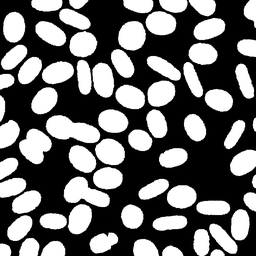
#> input picture img_samples/0/0.png, 256 x 256 px, shrunk from 800 x 800 before the run; its folder holds only this picture in this run
$ python main.py
#> lines starting #> are read from the running program, lines starting #| are printed output that depends on the picture
### bfs.py
def get_neighbors(i, j, max_hei, max_wid):
    neighbors = [(i, j+1),
                 (i, j-1),
                 (i+1, j),
                 (i-1, j)]

    return [z for z in neighbors
            if not False in [z[0] >= 0,
                             z[0] < max_hei,
                             z[1] >= 0,
                             z[1] < max_wid]]


def bfs(img_in, img_out, i, j, gray_value):
    pixels = [(i, j)]
    hei, wid = img_in.shape[:2]

    while(len(pixels) > 0):
        # picks a new pixel
        new_pixel = pixels.pop()
        # for all his neighbors
        #print(f"({new_pixel}) : {get_neighbors(new_pixel[0], new_pixel[1])}")
        for neighbor in get_neighbors(new_pixel[0], new_pixel[1], hei, wid):
            # if we're looking to a white pixel
            # and the pixel in the output has not been seen yet
            if img_in[neighbor] > 0 and img_out[neighbor] == 0:
                # mark the output pixel as "seen"
                img_out[neighbor] = gray_value
                # append it to the list
                pixels.append(neighbor)

### colors.py
import numpy as np

MAX_GRAY = 256
MIN_GRAY = 0

def tri_factors(n):
    mmc = []
    divisor = 2
    while n > 1:
        if n % divisor == 0:
            mmc.append(divisor)
            n = n/divisor
        else:
            divisor += 1

    if len(mmc) < 3:
        mmc.extend([1 for i in range(3 - len(mmc))])
    elif len(mmc) > 3:
        step = len(mmc)//3
        mmc = [np.prod(mmc[:step]), np.prod(
            mmc[step:step*2+1]), np.prod(mmc[step*2+1:])]
    return mmc

def get_n_colors(n):
    global MAX_GRAY, MIN_GRAY
    a, b, c = tri_factors(n)

    a = np.linspace(MIN_GRAY, MAX_GRAY-1, a, dtype=int)
    b = np.linspace(MIN_GRAY, MAX_GRAY-1, b, dtype=int)
    c = np.linspace(MIN_GRAY, MAX_GRAY-1, c, dtype=int)

    return np.array(np.meshgrid(a, b, c)).T.reshape(-1, 3)

### main.py
import cv2
import numpy as np
import matplotlib.pyplot as plt

from colors import get_n_colors
from bfs import bfs


def get_histogram(img_out, img_out_path):
    print("Salvando histograma...")
    histgram = np.array([len(np.where(img_out == i)[0])
                         for i in np.arange(1, img_out.max()+1)])
    plt.bar(range(len(histgram)), histgram)
    plt.xlabel('Objeto')
    plt.ylabel('# de Pixels')
    plt.savefig(img_out_path + 'output_histogram.png')
    plt.clf()


def color_objects(img_out, count):
    # "+1" => incluindo o tom de cinza
    colors = get_n_colors(count+1)

    print("Colorindo objetos...")
    return colors[img_out.astype(int)]


def segmentation(img_in_path, img_out_path):
#> called with img_in_path = './img_samples/0/0.png', img_out_path = './img_samples/0/'
    count = 0
    img_in = cv2.imread(img_in_path, 0)
#> img_in is the input picture: shape (256, 256); min 0, max 255, mean 110.5
    hei, wid = img_in.shape[:2]
#> hei = 256; wid = 256
    img_out = np.zeros((hei, wid))

    print("Segmentando imagem...")
    for i in range(hei):
        for j in range(wid):
            if img_in[i, j] > 0 and img_out[i, j] == 0:
                count += 1
                img_out[i, j] = count
                bfs(img_in, img_out, i, j, count)
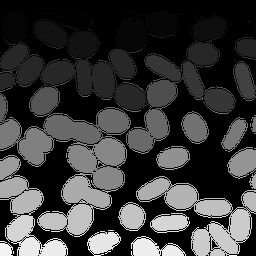
#> img_out: shape (256, 256) float64; min 0, max 944, mean 219; drawn with min black and max white

    get_histogram(img_out, img_out_path)
#> in get_histogram, `plt.savefig(img_out_path + 'output_histogram.png')`:
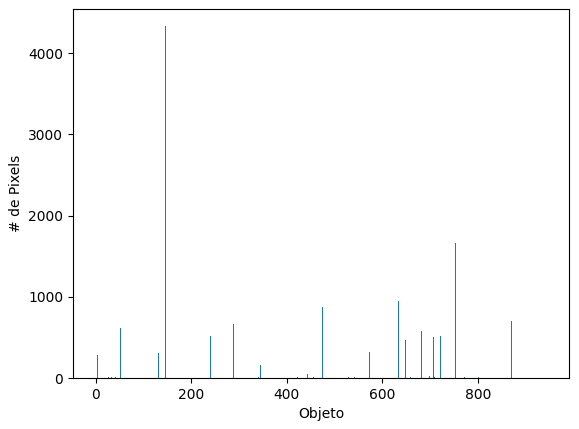
#> figure drawn by matplotlib, 1 panel; tallest bar 4332 high, from x = 145.6 to 146.4
    cv2.imwrite(img_out_path + "output.png", color_objects(img_out, count))
#> in color_objects, `return colors[img_out.astype(int)]`:
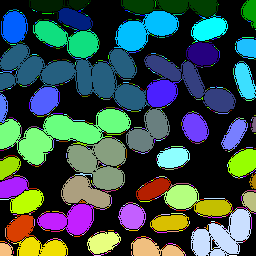
#> returned value: shape (256, 256, 3) int64; mean of channels 0, 1, 2 78.2, 81.5, 58.5; drawn as B, G, R
    print(f"Saída salva em: {img_out_path}")


def main():
    for i in range(4):
        print(f"Imagem: {i}.png")
        segmentation(f'./img_samples/{i}/{i}.png', f'./img_samples/{i}/')
        print()
#> pass 2 of the loop in main, `for i in range(4):`:
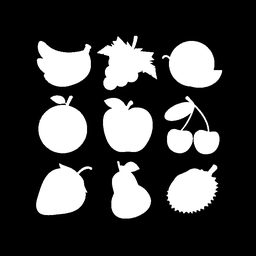
#> input picture img_samples/1/1.png, 256 x 256 px, shrunk from 800 x 800 before the run
#> in segmentation, img_in is the input picture: shape (256, 256); min 0, max 255, mean 62.5
#> after the loop in segmentation (call 2), `for i in range(hei):`:
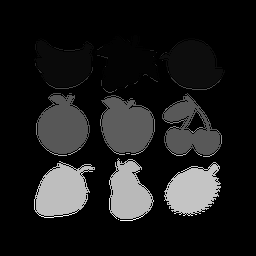
#> img_out: shape (256, 256) float64; min 0, max 410, mean 45.8; drawn with min black and max white
#> in color_objects (call 2), `return colors[img_out.astype(int)]`:
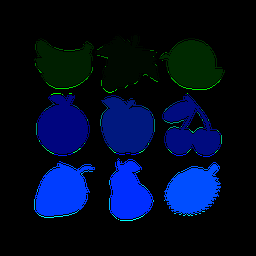
#> returned value: shape (256, 256, 3) int64; mean of channels 0, 1, 2 37, 11.1, 0; drawn as B, G, R
#> pass 3 of the loop in main, `for i in range(4):`:
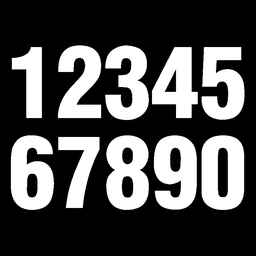
#> input picture img_samples/2/2.png, 256 x 256 px, shrunk from 800 x 800 before the run
#> in segmentation, img_in is the input picture: shape (256, 256); min 0, max 255, mean 78.7
#> after the loop in segmentation (call 3), `for i in range(hei):`:
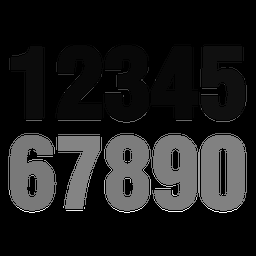
#> img_out: shape (256, 256) float64; min 0, max 320, mean 35.7; drawn with min black and max white
#> in color_objects (call 3), `return colors[img_out.astype(int)]`:
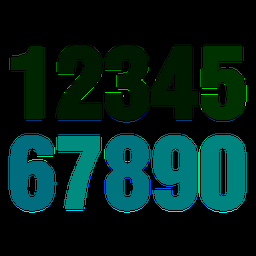
#> returned value: shape (256, 256, 3) int64; mean of channels 0, 1, 2 26.6, 31.9, 0; drawn as B, G, R
#> the loop made 4 passes; the first 3 are shown

if __name__ == "__main__":
    main()
